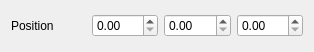
<?xml version="1.0" encoding="UTF-8"?>
<ui version="4.0">
 <class>Form</class>
 <widget class="QWidget" name="Form">
  <property name="geometry">
   <rect>
    <x>0</x>
    <y>0</y>
    <width>314</width>
    <height>52</height>
   </rect>
  </property>
  <property name="windowTitle">
   <string>Form</string>
  </property>
  <layout class="QVBoxLayout" name="verticalLayout">
   <item>
    <layout class="QHBoxLayout" name="horizontalLayout_2">
     <item>
      <widget class="QLabel" name="label_2">
       <property name="minimumSize">
        <size>
         <width>75</width>
         <height>0</height>
        </size>
       </property>
       <property name="text">
        <string>Position</string>
       </property>
      </widget>
     </item>
     <item>
      <widget class="QDoubleSpinBox" name="uiX"/>
     </item>
     <item>
      <widget class="QDoubleSpinBox" name="uiY"/>
     </item>
     <item>
      <widget class="QDoubleSpinBox" name="uiZ"/>
     </item>
    </layout>
   </item>
  </layout>
 </widget>
 <resources/>
 <connections/>
</ui>
